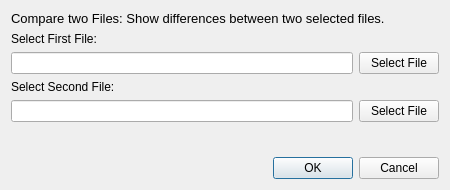
<?xml version="1.0" encoding="UTF-8"?>
<ui version="4.0">
 <class>DialogDiffTool</class>
 <widget class="QDialog" name="DialogDiffTool">
  <property name="geometry">
   <rect>
    <x>0</x>
    <y>0</y>
    <width>450</width>
    <height>190</height>
   </rect>
  </property>
  <property name="windowTitle">
   <string>Compare Two Files</string>
  </property>
  <layout class="QVBoxLayout" name="verticalLayout">
   <item>
    <widget class="QLabel" name="label_4">
     <property name="font">
      <font>
       <pointsize>10</pointsize>
       <weight>50</weight>
       <bold>false</bold>
      </font>
     </property>
     <property name="text">
      <string>Compare two Files: Show differences between two selected files.</string>
     </property>
     <property name="wordWrap">
      <bool>true</bool>
     </property>
    </widget>
   </item>
   <item>
    <widget class="QLabel" name="label_2">
     <property name="text">
      <string>Select First File:</string>
     </property>
    </widget>
   </item>
   <item>
    <layout class="QHBoxLayout" name="horizontalLayout_2">
     <item>
      <widget class="QLineEdit" name="lineEditLoadFile"/>
     </item>
     <item>
      <widget class="QPushButton" name="pushButtonLoadFile">
       <property name="text">
        <string>Select File</string>
       </property>
      </widget>
     </item>
    </layout>
   </item>
   <item>
    <widget class="QLabel" name="label_5">
     <property name="text">
      <string>Select Second File:</string>
     </property>
    </widget>
   </item>
   <item>
    <layout class="QHBoxLayout" name="horizontalLayout_3">
     <item>
      <widget class="QLineEdit" name="lineEditLoadFile_2"/>
     </item>
     <item>
      <widget class="QPushButton" name="pushButtonLoadFile_2">
       <property name="text">
        <string>Select File</string>
       </property>
      </widget>
     </item>
    </layout>
   </item>
   <item>
    <spacer name="verticalSpacer">
     <property name="orientation">
      <enum>Qt::Vertical</enum>
     </property>
     <property name="sizeHint" stdset="0">
      <size>
       <width>20</width>
       <height>18</height>
      </size>
     </property>
    </spacer>
   </item>
   <item>
    <widget class="QDialogButtonBox" name="buttonBox">
     <property name="orientation">
      <enum>Qt::Horizontal</enum>
     </property>
     <property name="standardButtons">
      <set>QDialogButtonBox::Cancel|QDialogButtonBox::Ok</set>
     </property>
    </widget>
   </item>
  </layout>
 </widget>
 <resources/>
 <connections>
  <connection>
   <sender>buttonBox</sender>
   <signal>accepted()</signal>
   <receiver>DialogDiffTool</receiver>
   <slot>accept()</slot>
   <hints>
    <hint type="sourcelabel">
     <x>248</x>
     <y>254</y>
    </hint>
    <hint type="destinationlabel">
     <x>157</x>
     <y>274</y>
    </hint>
   </hints>
  </connection>
  <connection>
   <sender>buttonBox</sender>
   <signal>rejected()</signal>
   <receiver>DialogDiffTool</receiver>
   <slot>reject()</slot>
   <hints>
    <hint type="sourcelabel">
     <x>316</x>
     <y>260</y>
    </hint>
    <hint type="destinationlabel">
     <x>286</x>
     <y>274</y>
    </hint>
   </hints>
  </connection>
 </connections>
</ui>
